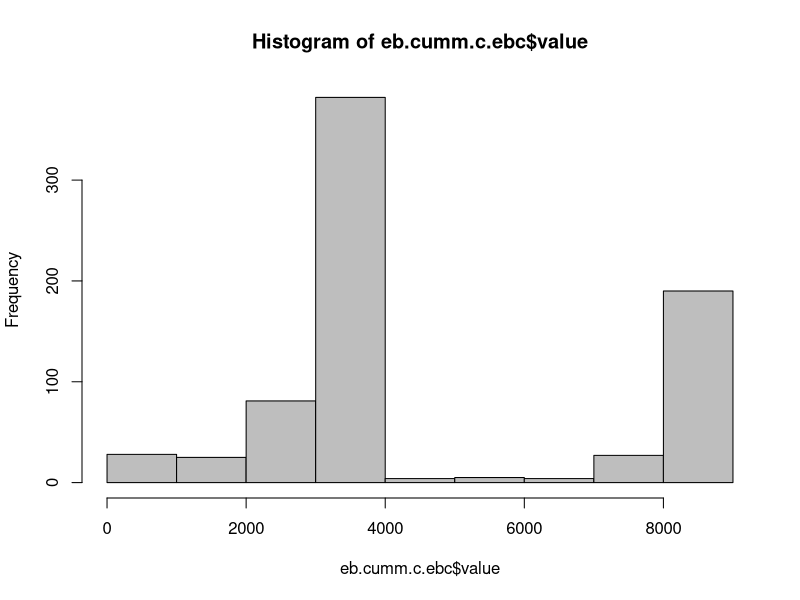
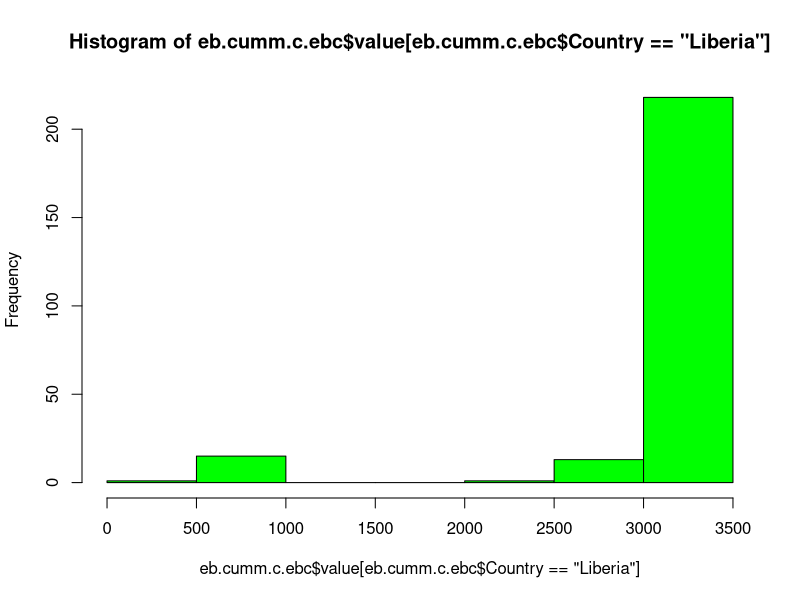
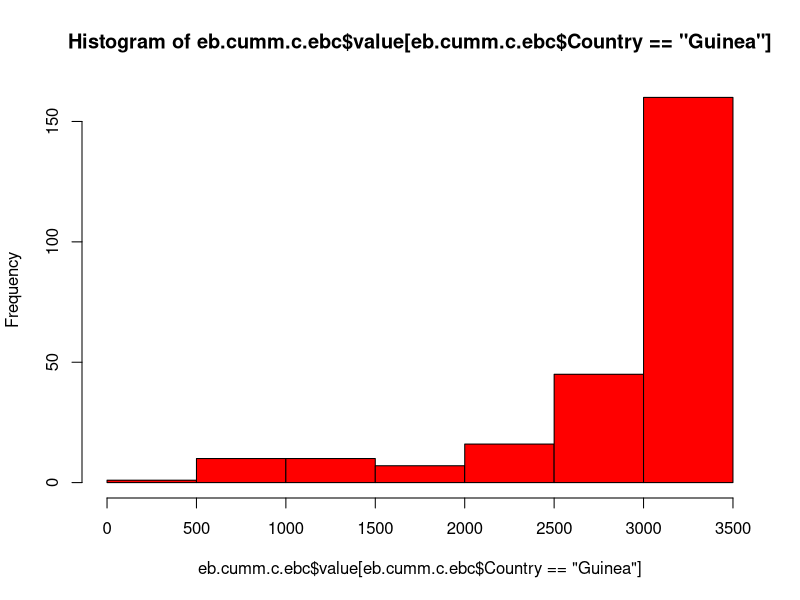
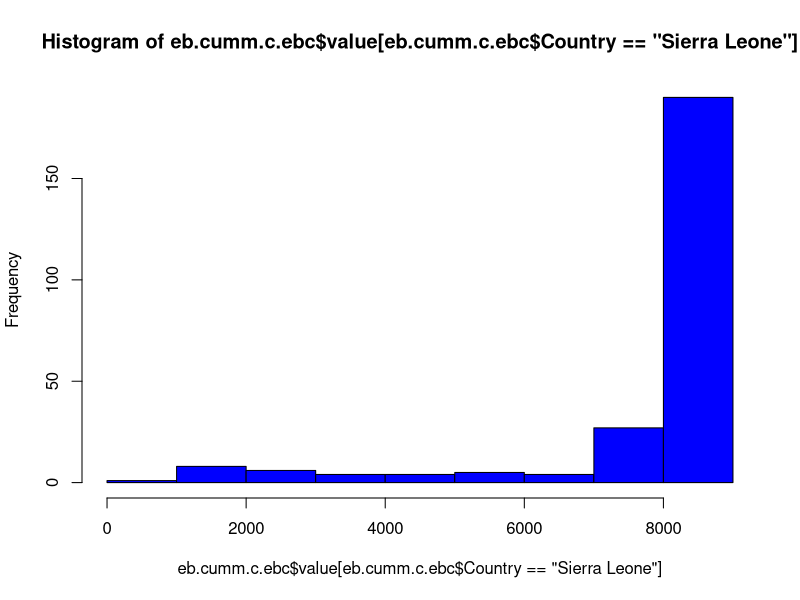
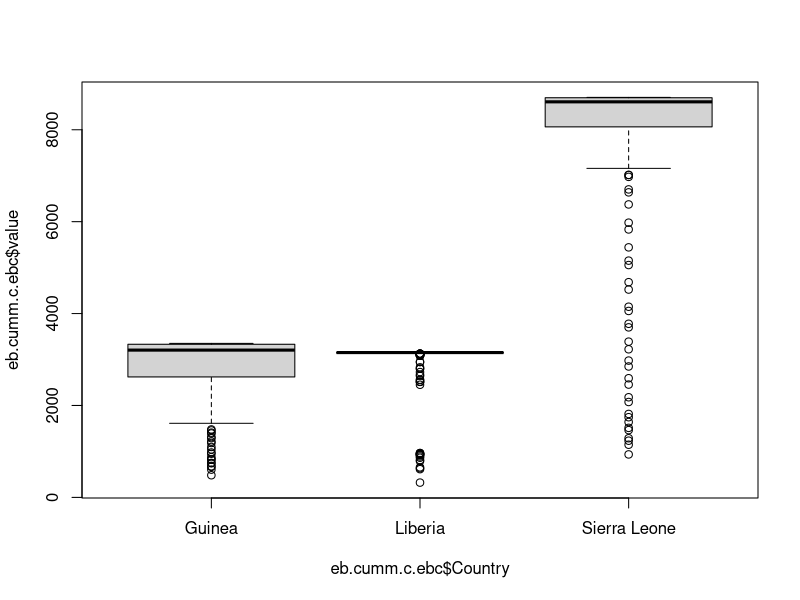
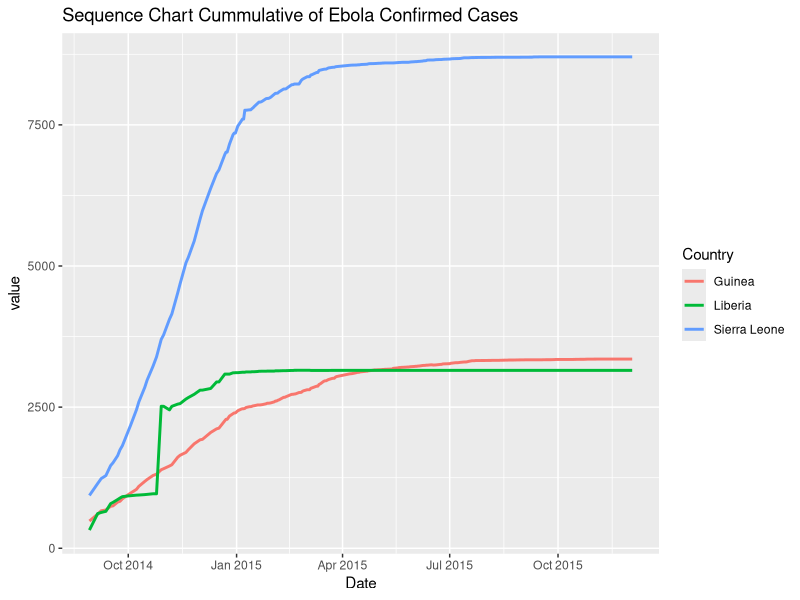
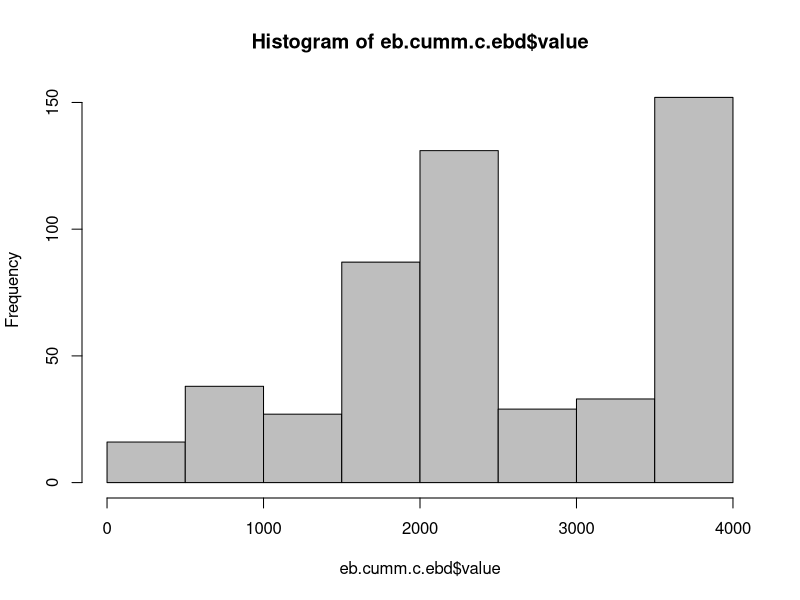
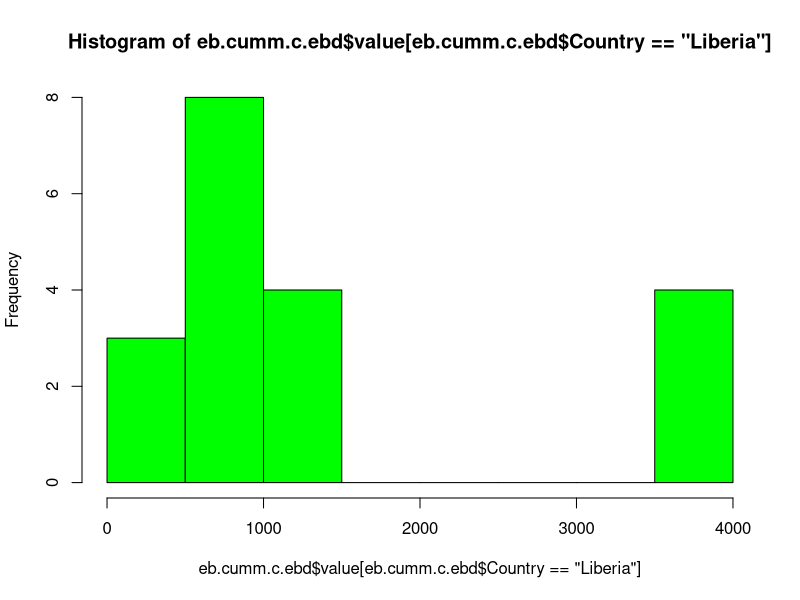

Here is the R script that generated these plots, in order:
## ---- chunk 1
library(ggplot2)
library(lubridate)
## ---- chunk 2
eboladat<-read.csv("ebola_data_db_format.csv", as.is = c(3))
str(eboladat)
levels(eboladat$Indicator)
levels(eboladat$Country)
eboladat1<-eboladat[eboladat$Country=="Guinea"|eboladat$Country =="Sierra Leone"|eboladat$Country=="Liberia",]
eboladat1$Date<-ymd(eboladat1$Date)
indicators<-levels(eboladat1$Indicator)
eb.cfr.c.ebc<-eboladat1[eboladat1$Indicator == indicators[1],]
head(eb.cfr.c.ebc)
eb.cfr.cps.ebc<-eboladat1[eboladat1$Indicator == indicators[2],]
head(eb.cfr.cps.ebc)
eb.cfr.p.ebc<-eboladat1[eboladat1$Indicator == indicators[3],]
head(eb.cfr.p.ebc)
eb.cfr.s.ebc<-eboladat1[eboladat1$Indicator == indicators[4],]
head(eb.cfr.s.ebc)
eb.cumm.c.ebc<-eboladat1[eboladat1$Indicator == indicators[5],]
head(eb.cumm.c.ebc)
eb.cumm.c.ebd<-eboladat1[eboladat1$Indicator == indicators[6],]
head(eb.cumm.c.ebd)
eb.cumm.cps.ebc<-eboladat1[eboladat1$Indicator == indicators[7],]
head(eb.cumm.cps.ebc)
eb.cumm.cps.ebd<-eboladat1[eboladat1$Indicator == indicators[8],]
head(eb.cumm.cps.ebd)
eb.cumm.p.ebc<-eboladat1[eboladat1$Indicator == indicators[9],]
head(eb.cumm.p.ebc)
eb.cumm.p.ebd<-eboladat1[eboladat1$Indicator == indicators[10],]
head(eb.cumm.p.ebd)
eb.cumm.s.ebc<-eboladat1[eboladat1$Indicator == indicators[10],]
head(eb.cumm.s.ebc)
eb.cumm.s.ebc<-eboladat1[eboladat1$Indicator == indicators[11],]
head(eb.cumm.s.ebc)
eb.cumm.s.ebd<-eboladat1[eboladat1$Indicator == indicators[12],]
head(eb.cumm.s.ebd)
## ---- chunk 3
summary(eb.cumm.c.ebc$value)
hist(eb.cumm.c.ebc$value, col = "grey")
hist(eb.cumm.c.ebc$value[eb.cumm.c.ebc$Country=="Liberia"], col = "green")
hist(eb.cumm.c.ebc$value[eb.cumm.c.ebc$Country=="Guinea"], col = "red")
hist(eb.cumm.c.ebc$value[eb.cumm.c.ebc$Country=="Sierra Leone"], col = "blue")
eb.cumm.c.ebc$Country<-factor(eb.cumm.c.ebc$Country)
boxplot(eb.cumm.c.ebc$value~eb.cumm.c.ebc$Country)
ggplot(data=eb.cumm.c.ebc,aes(x=Date, y=value, colour=Country)) +geom_line(size = 1)+ labs(title="Sequence Chart Cummulative of Ebola Confirmed Cases")


## ---- chunk 4
summary(eb.cumm.c.ebd$value)
hist(eb.cumm.c.ebd$value, col = "grey")
hist(eb.cumm.c.ebd$value[eb.cumm.c.ebd$Country=="Liberia"], col = "green")
hist(eb.cumm.c.ebd$value[eb.cumm.c.ebd$Country=="Guinea"], col = "red")
hist(eb.cumm.c.ebd$value[eb.cumm.c.ebd$Country=="Sierra Leone"], col = "blue")
eb.cumm.c.ebd$Country<-factor(eb.cumm.c.ebd$Country)
boxplot(eb.cumm.c.ebd$value~eb.cumm.c.ebd$Country)
ggplot(data=eb.cumm.c.ebd,aes(x=Date, y=value, colour=Country)) +geom_line(size = 1)+ labs(title="Sequence Chart of Cummulative Ebola Confirmed Dates")

## ---- chunk 5
plot(cars)
